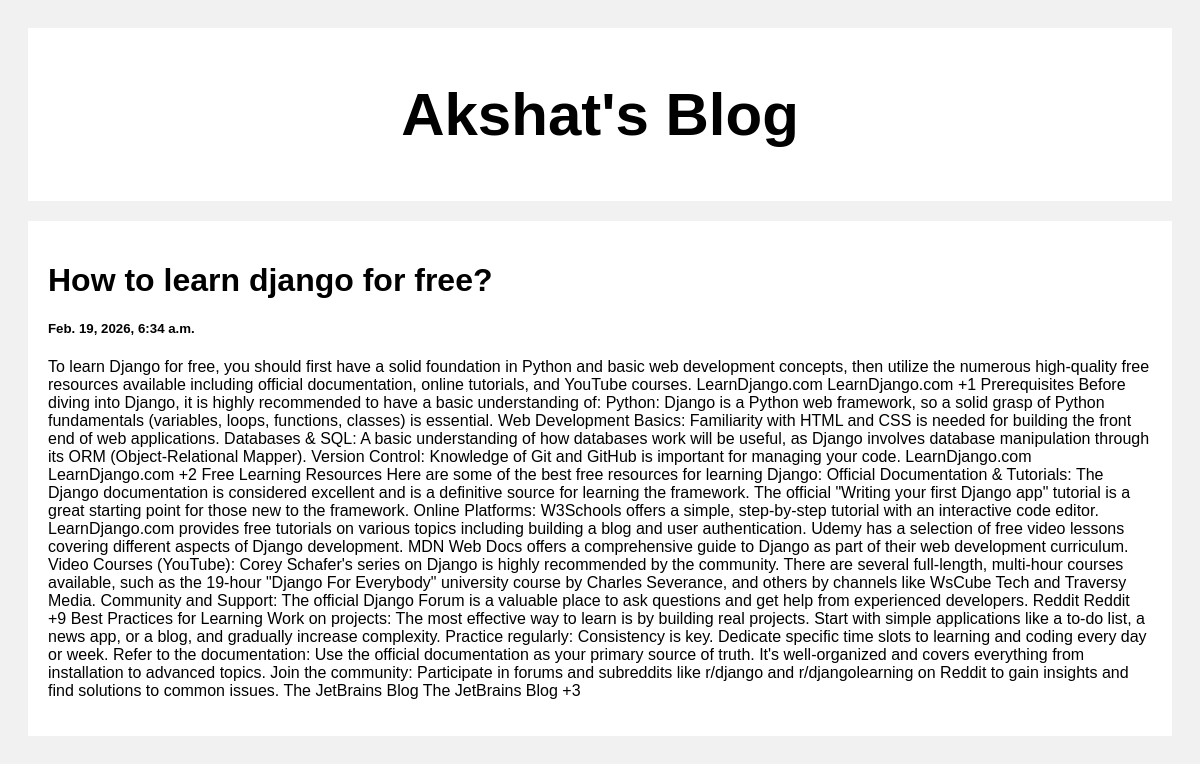
Screenshot of /post/2 with the database file from the repository.
### posts/models.py (models this page shows)
class Post(models.Model):
    title=models.CharField(max_length=100)
    body=models.CharField(max_length=1000000)
    created_at = models.DateTimeField(default=timezone.now,blank=True)

### posts/views.py (the view)
# urls.py: path('post/<str:pk>',views.post,name='post')
def post(request,pk):
    posts=Post.objects.get(id=pk)
    return render(request,'posts.html',{'posts':posts})

### templates/posts.html (shortened to what this page needs)
<!DOCTYPE html>
<html>
<head>
</head>
<body>
<div class="header">
  <h2>Akshat's Blog</h2>
</div>
<div class="row">
  <div class="leftcolumn">
    <div class="card">
        <h1>{{posts.title}}</h1>
        <h5>{{posts.created_at}}</h5>
        <p>{{posts.body}}</p>
    </div>
  </div>
</div>
</body>
</html>

### templates/posts.html (style rules this page uses)
* { box-sizing: border-box; }
body { font-family: Arial; padding: 20px; background: #f1f1f1; }
.header { padding: 2px; font-size: 40px; text-align: center; background: white; }
.leftcolumn { float: left; width: 100%; }
.card { background-color: white; padding: 20px; margin-top: 20px; }
.row:after { content: ""; display: table; clear: both; }

### rows the page displays
Post: title "How to learn django for free?", created_at "Feb. 19, 2026, 6:34 a.m.", body "To learn Django for free, you should first have a solid foundation in Python and basic web development concepts, then utilize the numerous high-quality free resources available including official documentation, online tutorials, and YouTube courses. LearnDjango.com LearnDjango.com +1 Prerequisites Before diving into Django, it is highly recommended to have a basic understanding of: Python: Django is a Python web framework, so a solid grasp of Python fundamentals (variables, loops, functions, classes) is essential. Web Development Basics: Familiarity with HTML and CSS is needed for building the front end of web applications. Databases & SQL: A basic understanding of how databases work will…"
